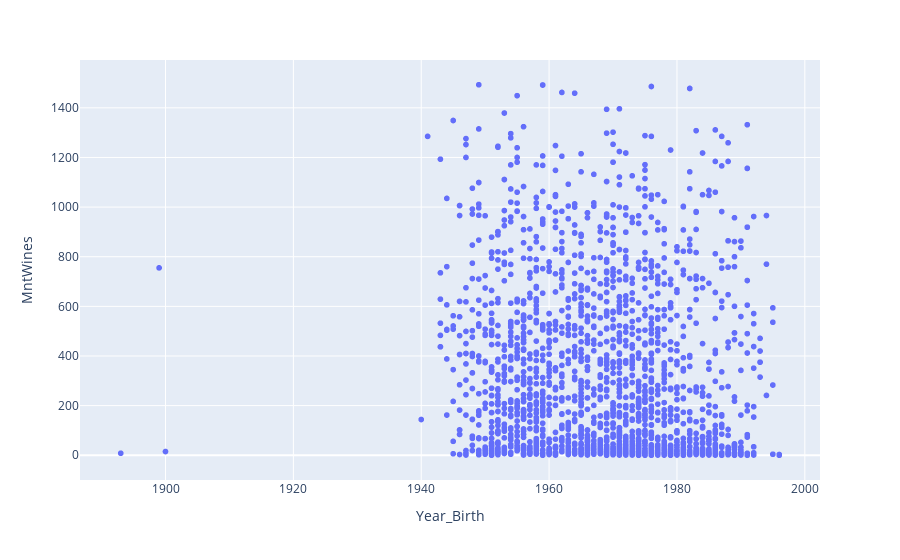

Notebook code cell kept with this figure:
### Markdown cell above
### Ejercicio 3
Utiliza `plotly` para realizar un gráfico de dispersión que permita visualizar la relación que existe entre las variables 'Year_Birth' y 'MntWines'.

### Code cell
# YOUR CODE HERE
import plotly.express as px 
 
fig = px.scatter(mercadeo, x = 'Year_Birth',  
                    y = 'MntWines', 
                    ) 
  
fig.show()

### Figure 1 — Plotly figure (JSON) as saved in the notebook; plotly's stock layout.template omitted (floating-point values rounded to 4 significant figures; data arrays with more than 128 entries replaced by an {"elided": "..."} marker saying what was removed)
{"data": [{"hovertemplate": "Year_Birth=%{x}<br>MntWines=%{y}<extra></extra>", "legendgroup": "", "marker": {"color": "#636efa", "symbol": "circle"}, "mode": "markers", "name": "", "showlegend": false, "type": "scattergl", "x": {"elided": "2240 int values"}, "xaxis": "x", "y": {"elided": "2240 int values"}, "yaxis": "y"}], "layout": {"legend": {"tracegroupgap": 0}, "margin": {"t": 60}, "xaxis": {"anchor": "y", "domain": [0, 1], "title": {"text": "Year_Birth"}}, "yaxis": {"anchor": "x", "domain": [0, 1], "title": {"text": "MntWines"}}}}
